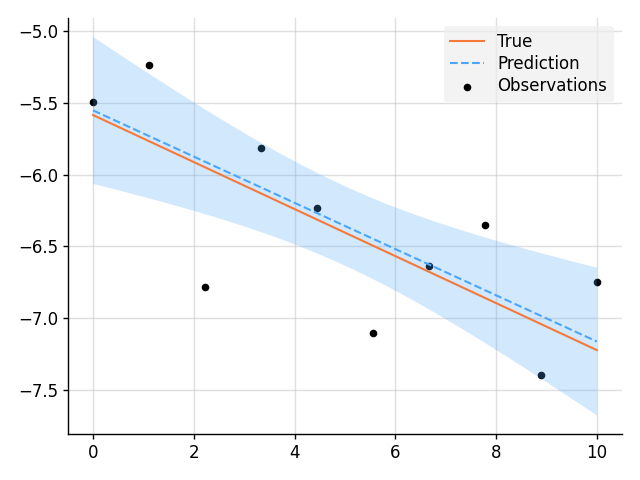

The Python source for this figure:
import matplotlib.pyplot as plt
import wbml.out as out
from wbml.plot import tweak

from stheno import B, Measure, GP, Delta

# Define points to predict at.
x = B.linspace(0, 10, 200)
x_obs = B.linspace(0, 10, 10)

# Construct the model.
prior = Measure()
slope = GP(1, measure=prior)
intercept = GP(5, measure=prior)
f = slope * (lambda x: x) + intercept

e = 0.2 * GP(Delta(), measure=prior)  # Noise model

y = f + e  # Observation model

# Sample a slope, intercept, underlying function, and observations.
true_slope, true_intercept, f_true, y_obs = prior.sample(
    slope(0), intercept(0), f(x), y(x_obs)
)

# Condition on the observations to make predictions.
post = prior | (y(x_obs), y_obs)
mean, lower, upper = post(f(x)).marginals()

out.kv("True slope", true_slope[0, 0])
out.kv("Predicted slope", post(slope(0)).mean[0, 0])
out.kv("True intercept", true_intercept[0, 0])
out.kv("Predicted intercept", post(intercept(0)).mean[0, 0])

# Plot result.
plt.plot(x, f_true, label="True", style="test")
plt.scatter(x_obs, y_obs, label="Observations", style="train", s=20)
plt.plot(x, mean, label="Prediction", style="pred")
plt.fill_between(x, lower, upper, style="pred")
tweak()

plt.savefig("readme_example6_blr.png")
plt.show()
